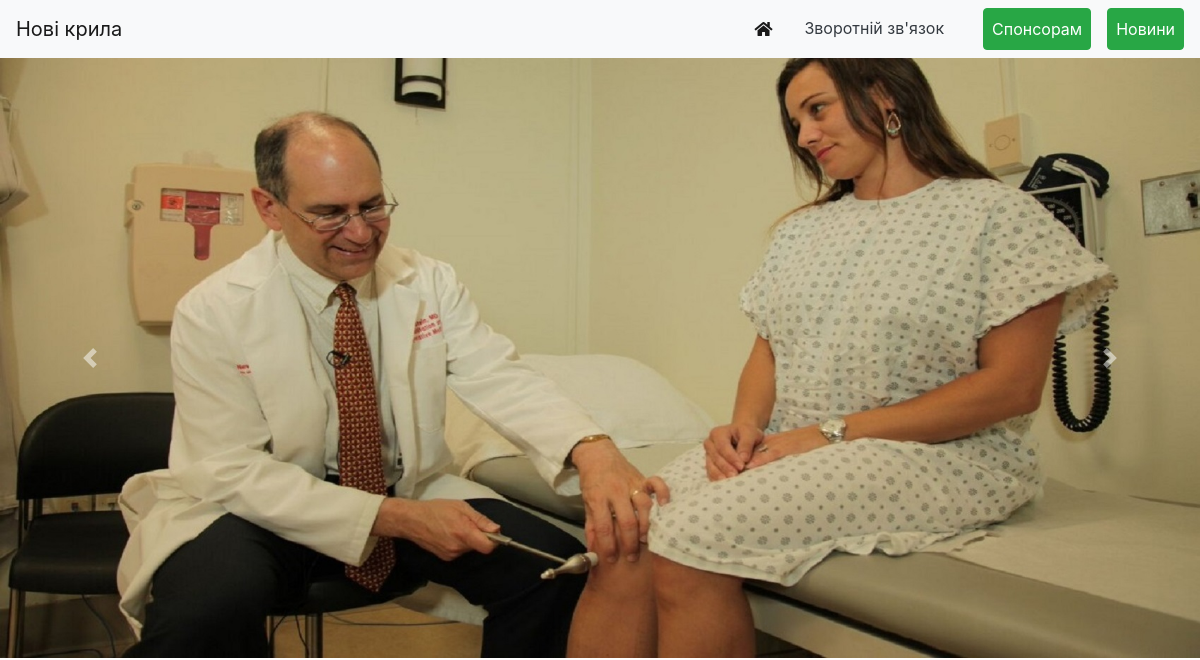
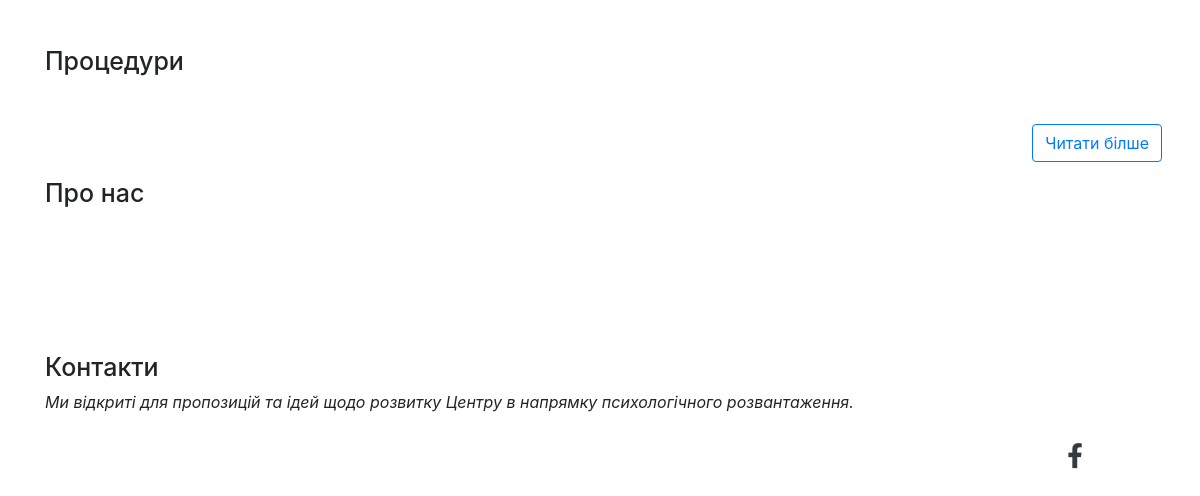
Before: / with the older database file (2 pictures, top to bottom).
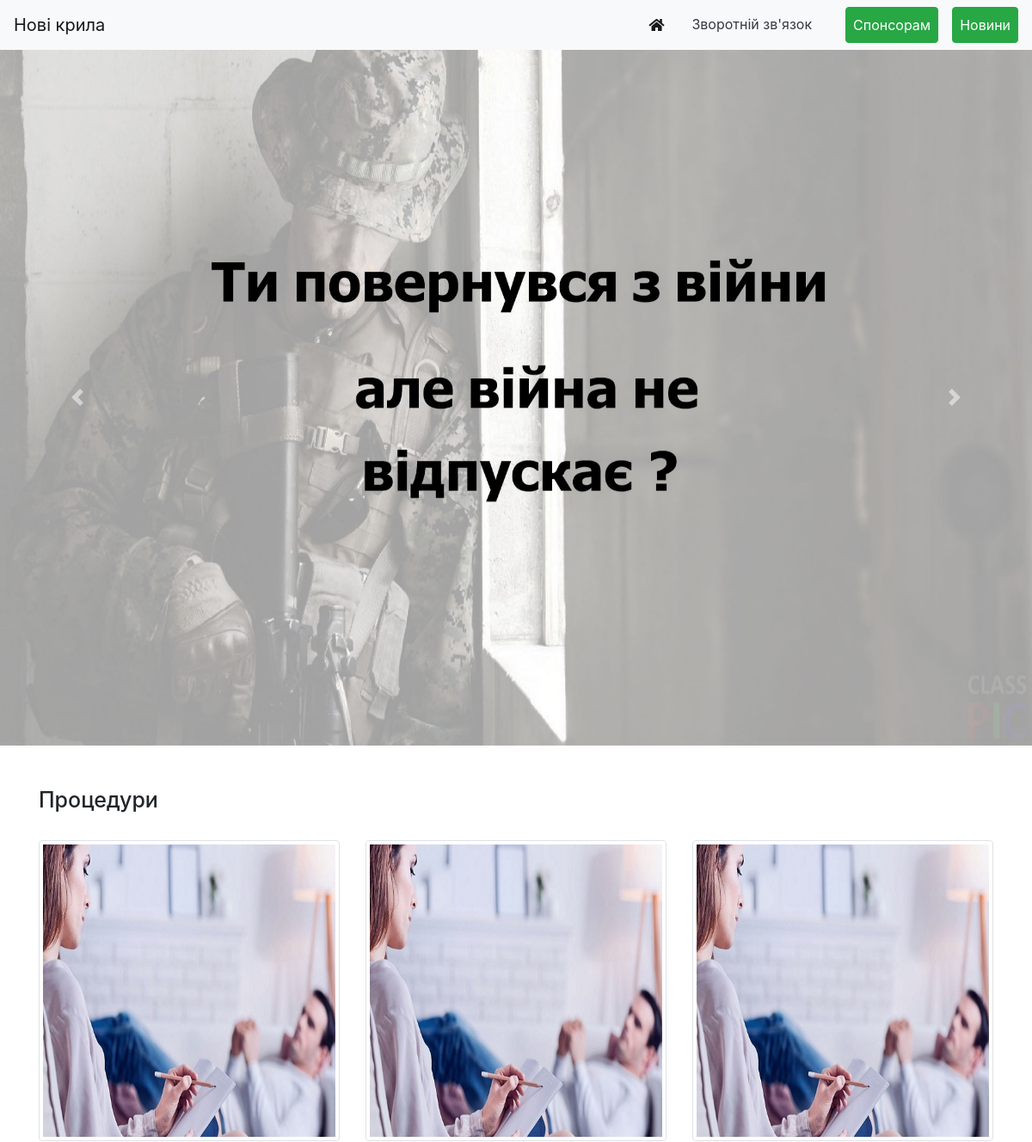
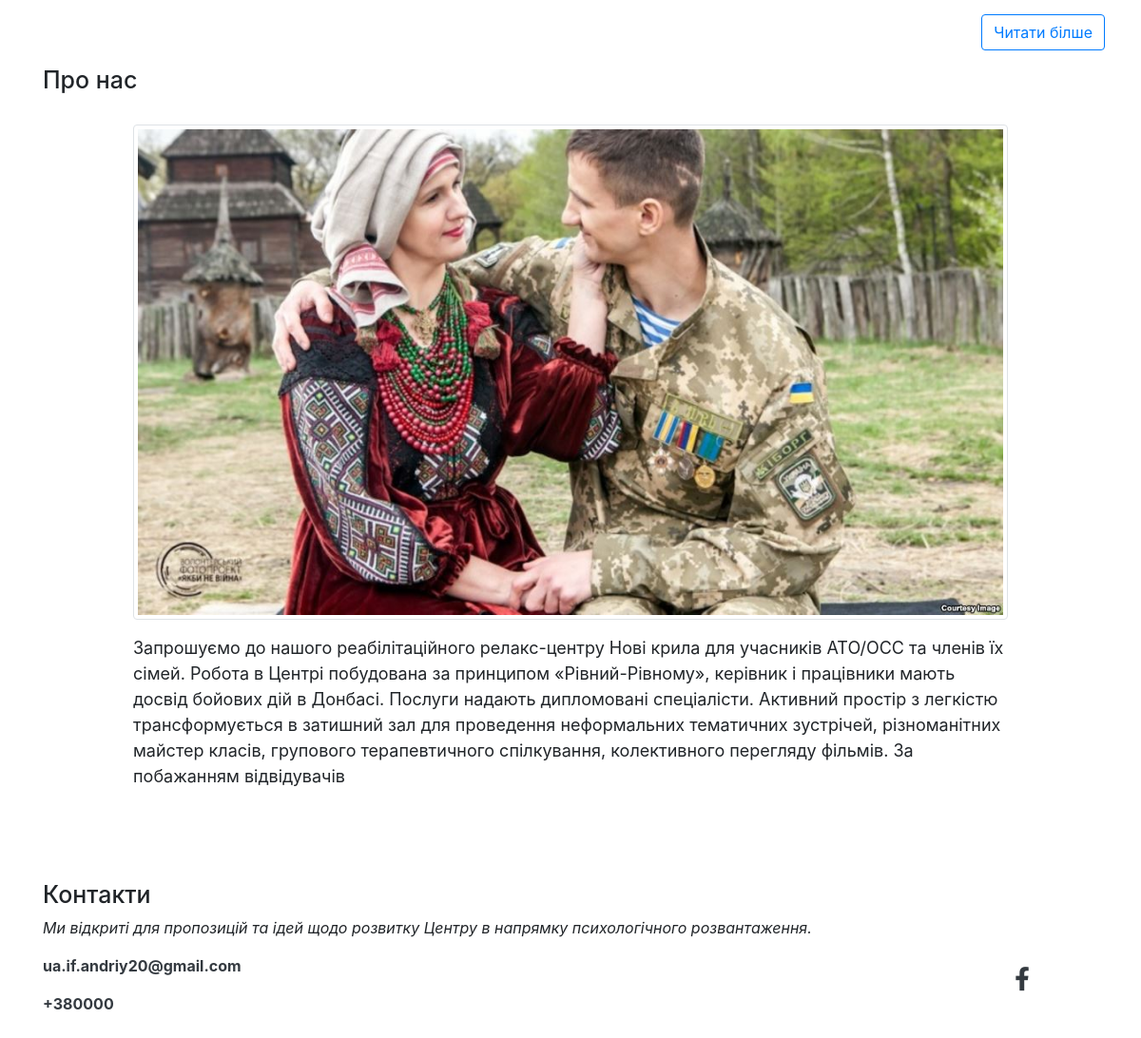
After: the same page with the newer database file (2 pictures, top to bottom).
### new_wings/models.py (models this page shows, shortened)
class Slider(models.Model):
    name = models.CharField(blank=True, max_length=50)
    screen = models.ImageField(blank=True, null=True, upload_to='image')
    class Meta:
        verbose_name_plural = "Слайдер"

class Reabil(models.Model):
    title = models.CharField(max_length=150,help_text="Ведіть назву процедури",null=True)
    text = models.TextField(max_length=1000,help_text="Ведіть опис процедури" )
    image = models.ImageField(blank=True, null=True, upload_to='image')
    class Meta:
        verbose_name_plural = "Реабілітація"

class Information(models.Model):
    image = models.ImageField(blank=True, null=True, upload_to='image')
    text = models.CharField(max_length=500)
    class Meta:
        verbose_name_plural = "Про нас"

class Contact(models.Model):
    phone = models.CharField(max_length=150)
    email = models.EmailField(max_length=254)
    class Meta:
        verbose_name_plural = "Контактні дані"

### new_wings/views.py (the view)
# urls.py: 2. Add a URL to urlpatterns:  path('', views.home, name='home')
def home(request):
    return render(request, 'new_wings/index.html', {
        'sliders': Slider.objects.all(),
        'informations':Information.objects.all(),
        'contacts':Contact.objects.all(),
        'socials':Social.objects.all(),
        'reabils': Reabil.objects.all(),
    })

### new_wings/templates/new_wings/index.html (shortened to what this page needs)
{% load static %}
<!DOCTYPE html>
<html lang="uk">
<head>
    <link href="https://stackpath.bootstrapcdn.com/bootstrap/4.3.1/css/bootstrap.min.css"
 rel="stylesheet">
    <link href="https://use.fontawesome.com/releases/v5.8.1/css/all.css"
 rel="stylesheet">
     <link rel="stylesheet" type="text/css" media="screen" href="{% static 'new_wings/style.css' %}"/>
</head>
<body>
{% include "new_wings/header.html"%}
<div class="carousel slide" data-ride="carousel" id="carouselExampleControls">
    <div class="carousel-inner">
        {% for slider in sliders %}
        <div class="carousel-item  {% if forloop.first %} active{% endif %}">
            <img alt="..." class="d-block w-100" src="{{slider.screen.url}}">
        </div>
        {% endfor %}
    </div>
    <a class="carousel-control-prev" data-slide="prev" href="#carouselExampleControls" role="button">
        <span aria-hidden="true" class="carousel-control-prev-icon"></span>
    </a>
    <a class="carousel-control-next" data-slide="next" href="#carouselExampleControls" role="button">
        <span aria-hidden="true" class="carousel-control-next-icon"></span>
    </a>
</div>
<div class="container mt-5">
    <div class="row">
        <div class="col-3">
            <h6  style="font-size:25px;!important">Процедури</h6>
        </div>
    </div>
    <div class="row mt-4">
         {% for reabil in reabils %}
        <div class="col-md-4 " >
                <img alt="..." class="img-thumbnail " src="{{reabil.image.url}}"  >
        </div>
        {% endfor %}
    </div>
    <div class="row  mt-3 d-flex justify-content-end ">
        <div >
            <a href="{% url 'rehabil' %}" class="btn btn-outline-primary mr-2">Читати білше </a>
        </div>
    </div>
</div>
<div class="container mt-2">
    <div class="row mt-3">
        <div class="col-5"><h6 style="font-size:25px;">Про нас</h6></div>
    </div>
    <div class="row mt-4 d-flex justify-content-center">
        <div class="col-md-10">
         {% for information in informations %}
            <img alt="Responsive image" class="img-thumbnail w-100 h-100" src="{{information.image.url}}  " >
        {% endfor%}
        </div>
    </div>
    <div class="row d-flex justify-content-center">
        <div class="col-md-10 text-aling-left mt-3"  style="font-size:18px;">
              {% for information in informations %}
                {{information.text}}
                {% endfor%}
         </div>
    </div>
</div>
{% include "new_wings/footer.html" %}
</body>
</html>

### new_wings/templates/new_wings/footer.html (shortened to what this page needs)
{% load static %}
<!DOCTYPE html>
<html lang="en">
<head>
    <link rel="stylesheet" type="text/css" media="screen" href="{% static 'new_wings/style.css' %}"/>
</head>
<body>
    <footer class="container mt-5 mb-4 pt-5 sticky-bottom">
    <div class="row">
        <div class="col-6 contact"><h6 >Контакти</h6></div>
    </div>
    <i>Ми відкриті для пропозицій та ідей щодо розвитку Центру в напрямку психологічного розвантаження.</i>
    <div class="row d-flex">
        <div class="col-xl-10 d-flex flex-column justify-content-between mt-3 ">
            {% for contact in contacts %}
            <a href="mailto:{{contact.email}}" class="  text-dark font-weight-bold text-decoration-none ">{{contact.email}}</a>
            {% endfor %}
            {% for contact in contacts%}
            <a href="tell:{{contact.phone}}" class="text-dark font-weight-bold text-decoration-none mt-3">{{contact.phone}}</a>
            {% endfor %}
        </div>
        <div class="col-sm-2 col-sm mt-4  d-flex justify-content-around social " >
            <a href="#" >
               <i class="fab fa-facebook-f text-dark"></i>
            </a>
        </div>
    </div>
</footer>
</body>
</html>

Changed rows visible on the page:
removed Slider: screen (picture)
added Slider: screen (picture)
added Reabil: image (picture)
added Reabil: image (picture)
added Reabil: image (picture)
added Information: image (picture), text "Запрошуємо до нашого реабілітаційного релакс-центру Нові крила для учасників АТО/ОСС та членів їх сімей. Робота в Центрі побудована за принципом «Рівний-Рівному», керівник і працівники мають досвід бойових дій в Донбасі. Послуги надають дипломовані спеціалісти. Активний простір з легкістю трансформується в затишний зал для проведення неформальних тематичних зустрічей, різноманітних майстер класів, групового терапевтичного спілкування, колективного перегляду фільмів. За побажанням відвідувачів"
added Contact: email "ua.if.andriy20@gmail.com", phone "+380000"
